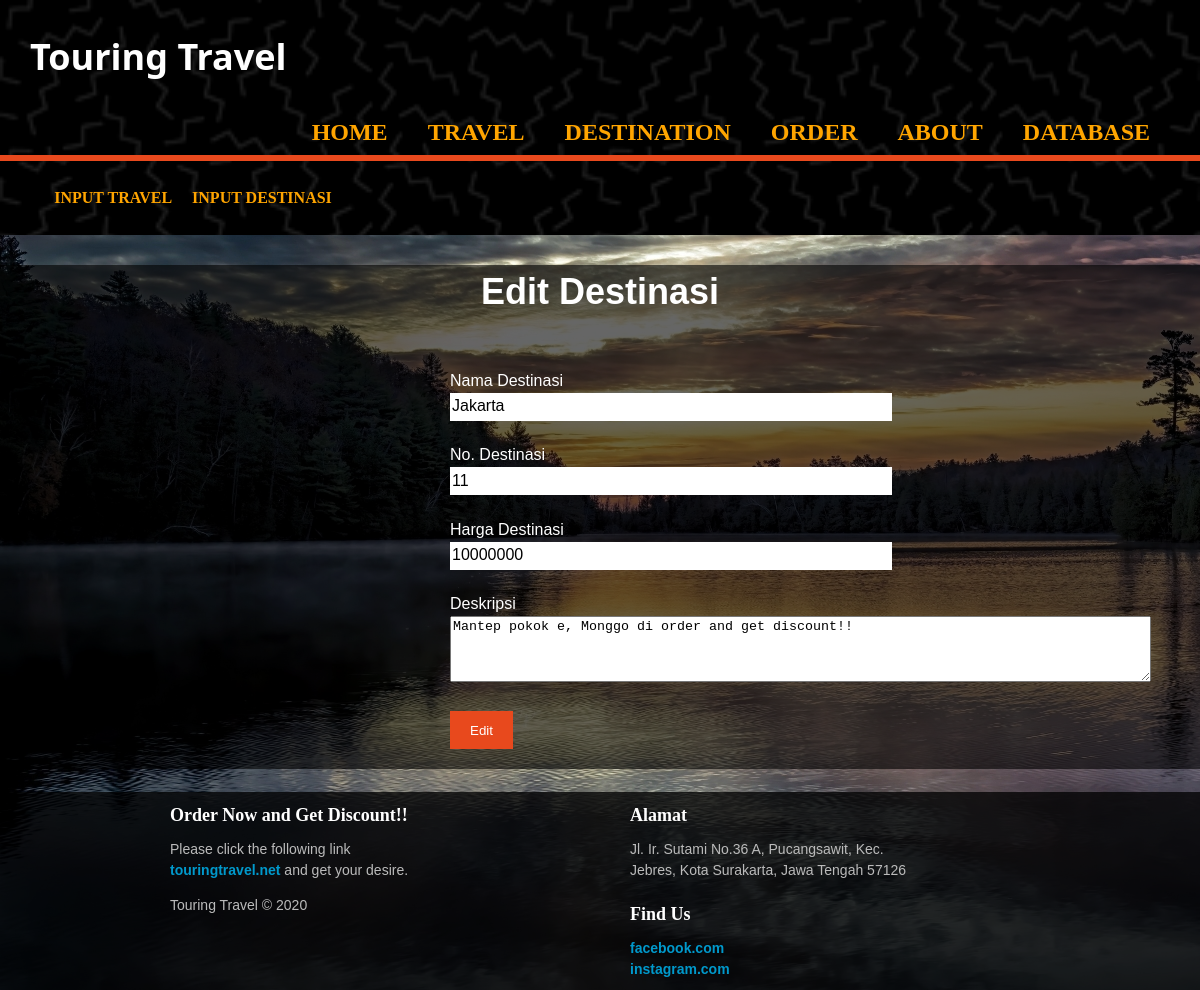
The app's page /edit2.php?target=11 with its own data.
### tables this page shows
CREATE TABLE `daftar_destinasi` (
  `destinasi` varchar(100) NOT NULL,
  `no_destinasi` varchar(11) NOT NULL,
  `harga_destinasi` varchar(100) NOT NULL,
  `gambar` varchar(100) NOT NULL,
  `deskripsi` varchar(10000) NOT NULL
);

### edit2.php (the view, shortened to what this page needs)
<?php
        $target=$_GET['target'];
        require('database.php');
        $queryselect = "SELECT * FROM daftar_destinasi WHERE no_destinasi='$target'";
        $hasilselect = mysqli_query($conn,$queryselect);
        $row = mysqli_fetch_array($hasilselect);
    ?>
<!DOCTYPE html>
<html lang="en">
<head>
    <link rel="stylesheet" href="style.css">
</head>
<body>
    <header>
        <div class="container">
            <div id="branding">
                <h1>Touring Travel</h1>
            </div>
            <nav>
                <ul>
                    <li><a href="index.php">Home</a></li>
                    <li><a href="travel.php">Travel</a></li>
                    <li><a href="destination.php">Destination</a></li>
                    <li><a href="order.php">Order</a></li>
                    <li><a href="about.php">About</a></li>
                    <li><a href="hasil.php">Database</a></li>
                </ul>
            </nav>
        </div>
    </header>
    <section id="newsletter">
		<div class="container">
            <div class="database">
                <li><a href="#">Input Travel</a></li>
                <li><a href="daftar2.php">Input Destinasi</a></li>
            </div>
		</div>
    </section>
    <div id="wrapper">
    <section id="boxes" class="order">
            <h1 align="center">Edit Destinasi</h1>
			<form class="order" action="cetakedit2.php" method="post">
				<div>
				    <label class="label">Nama Destinasi</label><br>
					<input type="text" placeholder="Nama Destinasi" name="destinasi" value="<?= $row['destinasi']?>" required>
				</div><br>
				<div>
					<label class="label">No. Destinasi</label><br>
					<input type="number" placeholder="No. Destinasi" name="no_destinasi" value="<?= $row['no_destinasi']?>" required>
				</div><br>
				<div>
					<label class="label">Harga Destinasi</label><br>
					<input type="number" name="harga_destinasi" value="<?= $row['harga_destinasi']?>" required>
                </div><br>
                <div>
					<label class="label">Deskripsi</label><br>
					<textarea name="deskripsi" id="" cols="85" rows="4"  required><?= $row['deskripsi']?></textarea>
                </div><br>
                <button class="button_1" type="gass">Edit</button>
            </form>
        </section>
    <br>
    <footer>
		<div id="column">
			<h2>Order Now and Get Discount!!</h2>
			Please click the following link <a href="#">touringtravel.net</a> and get your desire.<br />
			<p>Touring Travel &copy; 2020</p>
		</div>
		<div id="column">
			<h2>Alamat</h2>
			Jl. Ir. Sutami No.36 A, Pucangsawit, Kec. Jebres, Kota Surakarta, Jawa Tengah 57126
		</div>
		<div id="column">
			<h2>Find Us</h2>
            <a href="#">facebook.com</a><br>
            <a href="#">instagram.com</a>
		</div>
	</footer>
</body>
</html>

### style.css (style rules this page uses)
body { font: 15px/1.5 Arial, Helvetica, sans-serif; padding: 0; margin: 0; background-image: url("img/bg2.jpg"); background-size: auto; background-attachment: fixed; background-repeat: no-repeat; overflow-x: hidden; }
.container { width: 95%; margin: auto; overflow: hidden; }
header { background-image: url("img/head.png"); background-size: cover; background-position: center; color: #ffffff; padding-top: 30px; min-height: 70px; border-bottom: #e8491d 3px solid; }
header a { font-family: Shlop; color: orange; text-decoration: none; text-transform: uppercase; font-size: 24px; font-weight: bold; margin-bottom: 2px; }
header li { float: left; display: inline; padding: 5px 20px 5px 20px; }
header #branding { float:left; }
header #branding h1 { margin: 0; }
header nav { float:right; margin-top: 10px; }
header h1 { font-family: 'Segoe UI', Tahoma, Geneva, Verdana, sans-serif; font-size: 36px; color:white; font-weight: bold; }
#newsletter { font-family: Pieces; padding: 15px; color: White; background-image: url("img/head.png"); background-size: cover; background-position: center; border-top: #e8491d 3px solid; }
.button_1 { height: 38px; background: #e8491d; border: 0; padding-left: 20px; padding-right: 20px; color: #ffffff; }
#boxes { margin-top:20px; background-color: rgba(0, 0, 0, 0.6); color: white; }
footer #column { width: 300px; padding: 10px; margin-left: 140px; }
footer { float: left; background:#000000c2; width:100%; color:#BBBBBB; }
footer #column { width:280px; padding-left: 30px; float:left; font-size: 14px; }
footer #column h2 { margin:0px; margin-bottom: 10px; font-family: Cuprum; font-size: 18px; color: #FFFFFF; font-weight: bold; }
footer #column a { font-weight:bold; color:#0099CC; text-decoration: none; }
#boxes .order { padding: 20px; margin-left: 430px; }
.order h1 { font-size: 36px; }
.order .label { font-size: 16px; }
.order input[type="text"], input[type="number"], input[type="password"] { border: none; border-bottom: 1px solid #fff; width: 60%; height: 25px; font-size: 16px; }
.database li { display: inline-block; float: left; padding: 10px; }
.database a { font-family: Shlop; color: orange; text-decoration: none; text-transform: uppercase; font-size: 16px; font-weight: bold; margin-bottom: 2px; }

### records on screen
daftar_destinasi: destinasi "Jakarta", no_destinasi "11", harga_destinasi "10000000", deskripsi "Mantep pokok e, Monggo di order and get discount!!"
